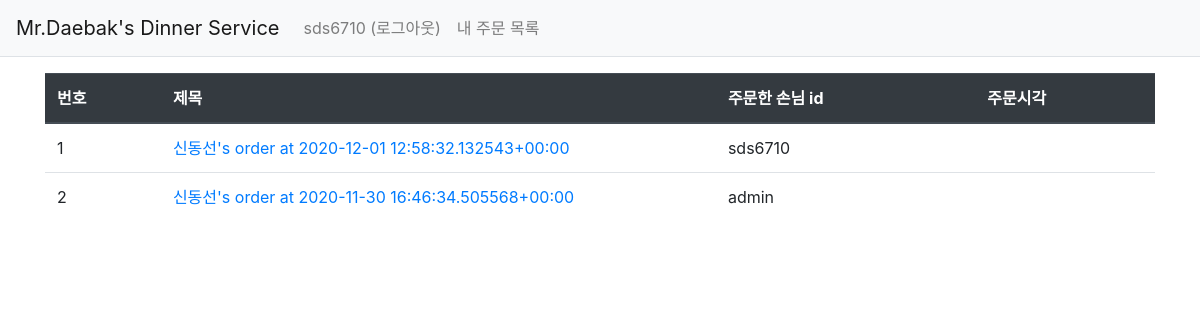
The page /myorder/orders (signed in) on the database its author committed.
### myorder/models.py (models this page shows)
class Order(models.Model):
    username = models.TextField()
    customer = models.ForeignKey(User, on_delete=models.CASCADE, null=True)
    dinner = models.ForeignKey('Dinner', on_delete=models.CASCADE, default=None)
    style = models.ForeignKey('Style', on_delete=models.CASCADE, default=None)
    details = models.TextField()
    people = models.IntegerField(default=1)
    address = models.TextField()
    create_date = models.DateTimeField()
    def __str__(self):
        return str(self.username) + '\'s order at ' + str(self.create_date)

### myorder/views.py (the view)
# urls.py: path('orders', views.order_list, name='order_list'),
def order_list(request):
    order_list = Order.objects.order_by('-create_date')
    context = {'order_list': order_list}
    return render(request, 'myorder/order_list.html', context)

### templates/myorder/order_list.html
{% extends 'base.html' %}
{% block content %}
<div class="container my-3">
    <table class="table">
        <thead>
        <tr class="thead-dark">
            <th>번호</th>
            <th style="width:50%">제목</th>
            <th>주문한 손님 id</th>
            <th>주문시각</th>
        </tr>
        </thead>
        <tbody>
        {% if order_list %}
        {% for order in order_list %}
        <tr>
            <td>{{ forloop.counter }}</td>
            <td>
                <a href="{% url 'myorder:order_detail' order.id %}">{{ order }}</a>
            </td>
            <td> {{ order.customer.username }}</td>
            <td> {{ order.created_date }} </td>
        </tr>
        {% endfor %}
        {% else %}
        <tr>
            <td colspan="3">주문이 없습니다.</td>
        </tr>
        {% endif %}
        </tbody>
    </table>
</div>
{% endblock %}

### templates/navbar.html (shortened to what this page needs)
<nav class="navbar navbar-expand-lg navbar-light bg-light border-bottom">
    <a class="navbar-brand" href="{% url 'myorder:index' %}">Mr.Daebak's Dinner Service</a>
    <div class="collapse navbar-collapse flex-grow-0" id="navbarNav">
        <ul class="navbar-nav">
            <li class="nav-item ">
                {% if user.is_authenticated %}
                <a class="nav-link" href="{% url 'common:logout' %}">{{ user.username }} (로그아웃)</a>
                {% else %}
                <a class="nav-link" href="{% url 'common:login' %}">로그인</a>
                {% endif %}
            </li>
            <li class="nav-item">
                {% if not user.is_staff and user.is_authenticated %}
                <a class="nav-link" href="{% url 'myorder:my_order_list' %}">내 주문 목록</a>
                {% endif %}
            </li>
        </ul>
    </div>
</nav>

### rows shown on the page
Order: username+create_date "신동선's order at 2020-12-01 12:58:32.132543+00:00", customer.username "sds6710"
Order: username+create_date "신동선's order at 2020-11-30 16:46:34.505568+00:00", customer.username "admin"

### other values the page prints
{{ user.username }} "sds6710"
